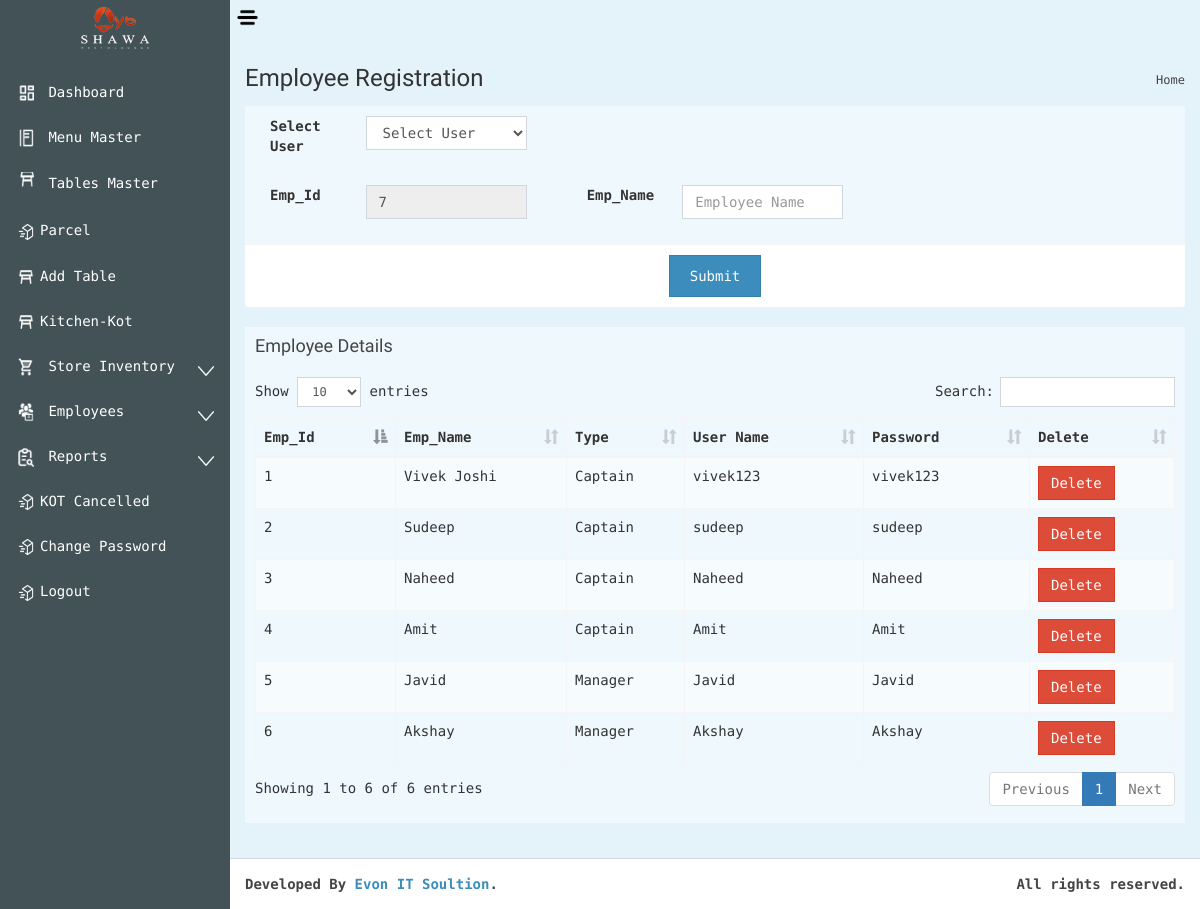
Screenshot of /empreg.php (signed in) with the database file from the repository.
### tables this page shows
CREATE TABLE `empreg` (
  `empid` int(11) NOT NULL,
  `empname` varchar(50) NOT NULL,
  `address` varchar(50) NOT NULL,
  `mobile` varchar(15) NOT NULL,
  `path1` varchar(200) NOT NULL,
  `path2` varchar(200) NOT NULL,
  `salary` varchar(20) NOT NULL,
  `type` varchar(20) NOT NULL,
  `uname` varchar(20) NOT NULL,
  `pass` varchar(20) NOT NULL,
  `cap_code` int(10) NOT NULL
);

### empreg.php (the view, shortened to what this page needs)
<?php require_once("header.php"); ?>
<body class="hold-transition skin-blue sidebar-mini">
    <div class="wrapper" id="form1">
        <?php
			require_once("header.php");
			require_once("dbcon.php");
            $cnt = 0;
            $sql1 = "SELECT max(empid) FROM empreg";
            $retval1 = mysqli_query($conn, $sql1 );
            while($row1 = mysqli_fetch_assoc($retval1)) {
                $cnt=$row1['max(empid)'];
                $cnt++;
            }
        ?>
        <div class="content-wrapper">
            <section class="content-header">
                <h1>
                    Employee Registration
                </h1>
                <ol class="breadcrumb">
                    <li><a href="home.php"><i class="fa fa-dashboard"></i> Home</a></li>
                </ol>
            </section>
            <section class="content">
                <div class="box box-default">
                    <div class="row">
                        <div class="col-md-12">
                                <div class="box-body">
                                    <div class="row">
                                        <div class="form-group col-md-4">
                                            <label for="inputEmail3" class="col-sm-4 control-label">Select User</label>
                                            <div class="col-sm-8">
                                                <select class="form-control" id="type" name="type" required>
                                                   <option value="">Select User</option>
                                                </select>
                                            </div>
                                        </div>
                                    </div>
                                    <div class="row">
                                        <div class="form-group col-md-4">
                                            <label for="inputEmail3" class="col-sm-4 control-label">Emp_Id</label>
                                            <div class="col-sm-8">
                                                <input type="number" class="form-control" placeholder="Emp Id" name="empid" id="empid" value="<?php echo $cnt; ?>" readonly>
                                            </div>
                                        </div>
                                        <div class="form-group col-md-4">
                                            <label for="inputPassword3" class="col-sm-4 control-label">Emp_Name</label>
                                            <div class="col-sm-8">
                                                <input type="text" class="form-control" name="empname" id='empname' placeholder="Employee Name">
                                            </div>
                                        </div>
                                    </div>
                                </div>
                                <div class="box-footer">
                                    <center>
                                        <button type="submit" class="btn btn-primary" style="padding:10px; padding-left:20px; padding-right:20px;" onclick="subt()">Submit</button>
                                    </center>
                                </div>
                        </div>
                    </div>
                </div>
                <div class="box">
                    <div class="box-header">
                        <h3 class="box-title">Employee Details</h3>
                    </div>
                    <div class="box-body">
                        <table id="example1" class="table table-bordered table-striped">
                            <thead>
                                <tr>
                                    <th>Emp_Id</th>
                                    <th>Emp_Name</th>
                                    <th>Type</th>
                                    <th>User Name</th>
                                    <th>Password</th>
                                    <th>Delete</th>
                                </tr>
                            </thead>
                            <tbody>
                                <?php
                                    $sql="SELECT * FROM `empreg` WHERE `cap_code`!=0";
                                    $result = mysqli_query($conn, $sql);
                                    if (mysqli_num_rows($result) > 0) {
                                        while($row = mysqli_fetch_assoc($result))
                                        {
                                            ?>
                                                <tr>
                                                    <td><?php echo $row['empid']; ?></td>
                                                    <td><?php echo $row['empname']; ?></td>
                                                    <td><?php echo $row['type']; ?></td>
                                                    <td><?php echo $row['uname']; ?></td>
                                                    <td><?php echo $row['pass']; ?></td>
                                                    <td>
                                                        <button type="submit" class="btn btn-danger" onclick="handleClick(this)">Delete</button>
                                                    </td>
                                                </tr>
                                            <?php
                                        }
                                    }
                                ?>
                            </tbody>
                        </table>
                    </div>
                </div>
            </section>
        </div>
    </div>
    <?php include('footer.php'); ?>
</body>

### link.php (shortened to what this page needs)
<!DOCTYPE html>
<html>
<head>
    <link rel="stylesheet" href="bootstrap/css/bootstrap.min.css">
    <link rel="stylesheet" href="cdn/font-awesome.min.css">
    <link rel="stylesheet" href="cdn/ionicons.min.css">
    <link rel="stylesheet" href="plugins/daterangepicker/daterangepicker.css">
    <link rel="stylesheet" href="plugins/datepicker/datepicker3.css">
    <link rel="stylesheet" href="plugins/iCheck/all.css">
    <link rel="stylesheet" href="plugins/colorpicker/bootstrap-colorpicker.min.css">
    <link rel="stylesheet" href="plugins/timepicker/bootstrap-timepicker.min.css">
    <link rel="stylesheet" href="plugins/select2/select2.min.css">
    <link rel="stylesheet" href="dist/css/AdminLTE.min.css">
    <link rel="stylesheet" href="dist/css/skins/skin-blue.css">
    <link rel="stylesheet" href="custom.css">
    <link rel="stylesheet" href="plugins/datatables/dataTables.bootstrap.css">
    <link rel="stylesheet" href="dist/css/jquery-ui.css">
    <link rel="stylesheet" href="/resources/demos/style.css">
</head>

### header.php (shortened to what this page needs)
<?php session_start();
include('link.php');
$cash_type=$_SESSION['tye'];
?>
<body class="hold-transition skin-blue sidebar-mini">
    <div class="wrapper" id="form1">
        <header class="main-header">
            <a href="home.php" class="logo">
                <span class="logo-lg"><img src="img/logo.png" style="object-fit:contain;width:110px;" alt=""></span>
            </a>
            <nav class="navbar navbar-static-top">
                <img src="img/slide1.png" alt="" width="35px" height="35px" data-toggle="offcanvas" role="button" id="myImage">
            </nav>
        </header>
        <aside class="main-sidebar">
            <section class="sidebar">
                <div class="user-panel">
                    <div class="pull-left info">
                    </div>
                </div>
                <ul class="sidebar-menu">
                  <?php
                  	if($cash_type=='admin' || $cash_type=='Manager')
                    {
                      ?>
                  			<li><a href="home.php"> <img class="logos" src="img/i1.png" alt=""> <span>Dashboard</span></a></li>
                    		<li><a href="item_form.php"><img class="logos" src="img/i2.png" alt=""> <span>Menu Master</span></a></li>
                    		<li><a href="table_form.php"><img class="logos" src="img/i3.png" alt=""> <span>Tables Master</span></a></li>
                    		<li><a href="parcel.php"><img class="logos" src="img/i4.png" alt=""><span>Parcel</span></a></li>
                    		<li><a href="addtable.php"><img class="logos" src="img/i5.png" alt=""><span>Add Table</span></a></li>
                    		<li><a href="kitchen_kot.php"><img class="logos" src="img/i5.png" alt=""><span>Kitchen-Kot</span></a></li>
                            <li class="treeview">
                                <a href="#">
                                <img class="logos" src="img/i6.png" alt="">
                                    <span>Store Inventory</span>
                                    <span class="pull-right-container">
                                        <img class="logos" src="img/arrow.png" alt="">
                                    </span>
                                </a>
                            </li>
                            <li class="treeview">
                                <a href="#">
                                <img class="logos" src="img/i7.png" alt=""> <span>Employees</span>
                                    <span class="pull-right-container">
                                    <img class="logos" src="img/arrow.png" alt="">
                                    </span>
                                </a>
                            </li>
                  			<li class="treeview">
                              <a href="#">
                              <img class="logos" src="img/i9.png" alt="">
                                  <span>Reports</span>
                                  <span class="pull-right-container">
                                      <img class="logos" src="img/arrow.png" alt="">
                                  </span>
                              </a>
                  			</li>
                            <li><a href="kot_trash.php"><img class="logos" src="img/i4.png" alt=""><span>KOT Cancelled</span></a></li>
                              <li><a href="changepass.php"><img class="logos" src="img/i4.png" alt=""><span>Change Password</span></a></li>
                              <li><a href="logout.php"><img class="logos" src="img/i4.png" alt=""><span>Logout</span></a></li>
                  	<?php
                    }
                  ?>
                </ul>
            </section>
        </aside>

### footer.php
<footer class="main-footer">
    <div class="pull-right hidden-xs">
        <b>All rights
    reserved.</b>
    </div>
    <strong>Developed By <a target="_blank" href="https://www.evonitsolution.com">Evon IT Soultion</a>.</strong>
</footer>

### link.php (style rules this page uses)
body { font-family: 'Roboto Mono', monospace; }

### header.php (style rules this page uses)
body { font-family: 'Roboto Mono', monospace; }
.table-striped>tbody>tr:nth-of-type(odd) { background-color:rgba(255, 255, 255, 0.4); }
.logos { width:16px; margin-right:6px; }

### rows the page displays
empreg: empid "1", empname "Vivek Joshi", type "Captain", uname "vivek123", pass "vivek123"
empreg: empid "2", empname "Sudeep", type "Captain", uname "sudeep", pass "sudeep"
empreg: empid "3", empname "Naheed", type "Captain", uname "Naheed", pass "Naheed"
empreg: empid "4", empname "Amit", type "Captain", uname "Amit", pass "Amit"
empreg: empid "5", empname "Javid", type "Manager", uname "Javid", pass "Javid"
empreg: empid "6", empname "Akshay", type "Manager", uname "Akshay", pass "Akshay"
